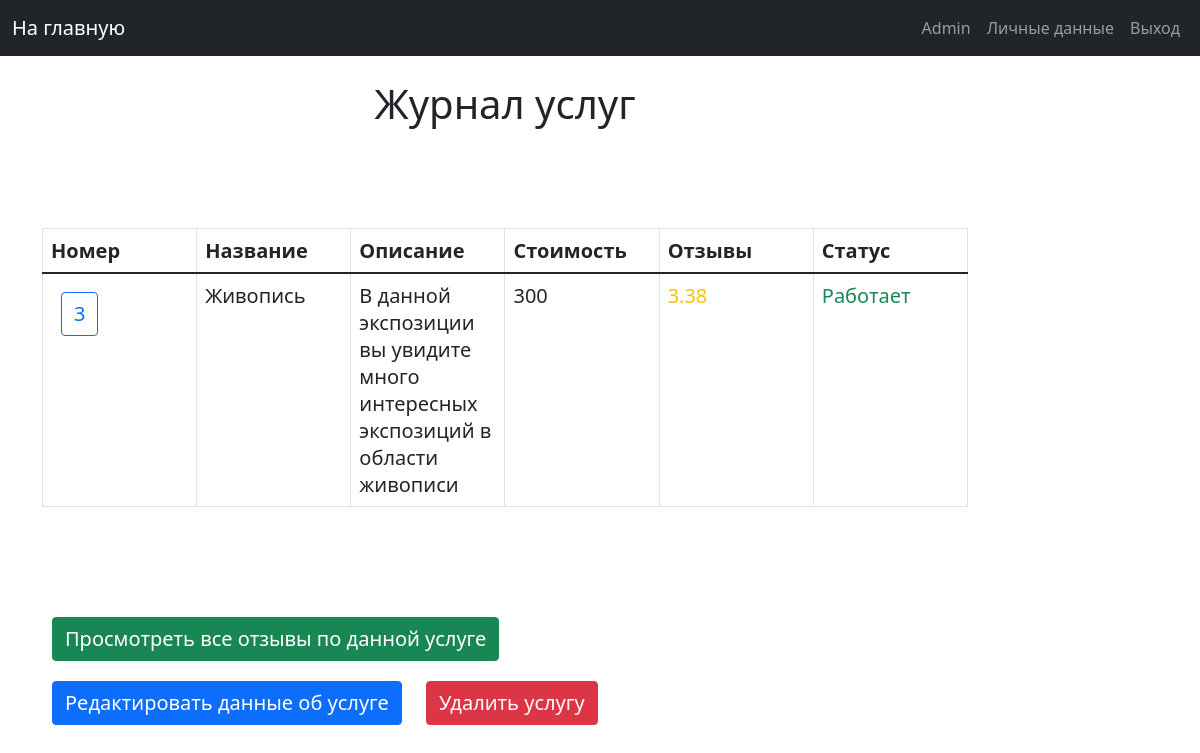
Screenshot of /main_page_admin/service/3 (signed in) with the database file from the repository.
### musem/models.py (models this page shows, shortened)
class Service(models.Model):
    service_id = models.IntegerField(primary_key=True)
    name = models.CharField(max_length=50, default='title')
    description = models.TextField(default='description to service')
    cost = models.FloatField(default=0.0)
    is_activate = models.IntegerField(default=1)
    class Meta:
        verbose_name = "Service"
        verbose_name_plural = "Service in this museum"

### musem/views.py (the view)
# urls.py: path('main_page_admin/service/<int:service_id>', admin_service_description, name="service_description"),
def admin_service_description(request, service_id):
    if not request.user.is_superuser:
        return HttpResponseForbidden()
    head = ["Номер", "Название", "Описание", "Стоимость", "Отзывы", "Статус"]
    table = Service.objects.raw(
        raw_query=f"SELECT ms.service_id, ms.name, ms.description, ms.cost, (SELECT AVG(mark) FROM musem_rating mr "
                  f"WHERE mr.service_id=ms.service_id AND mr.is_activate = 1) as rating FROM musem_service ms "
                  f"WHERE ms.service_id = {service_id}")
    return render(request, 'admin_pages/tables/descriptions/service_description.html', {
        'title_page': 'Журнал услуг',
        'hide_nav_bar': 0,
        'head': head,
        'table': table,
        'enable_all_description': 1,
        'is_rating': list(table)[0].rating is not None,
        'is_administrative_zone': 1
    })

### templates/admin_pages/tables/descriptions/service_description.html
{% extends 'include/base.html' %}
{% load static %}
{% block title %}
    <div class="title_block">
        <h2 class="title">{{ title_page }}</h2>
    </div>
{% endblock title %}
{% block content %}
    <div class="list_button_block">
        {% include 'include/tables/service_table.html' %}
        <div class="extra-functions">
            {% for content_list in table %}
                {% if is_rating %}
                    <a class="btn btn-success text_button"
                       href="{% url 'rating_for_certain_service' service_id=content_list.service_id %}">
                        Просмотреть все отзывы по данной услуге
                    </a>
                {% endif %}
            {% endfor %}
        </div>
        <div class="default_functions">
            {% for content_list in table %}
                <a class="btn btn-primary text_button"
                    href="{% url 'edit_service' service_id=content_list.service_id %}">Редактировать данные об услуге</a>
                <a class="btn btn-danger text_button"
                    href="{% url 'delete_service' service_id=content_list.service_id %}">Удалить услугу</a>
            {% endfor %}
        </div>
    </div>
{% endblock content %}

### templates/include/navbar.html (shortened to what this page needs)
<nav class="navbar navbar-expand-md navbar-dark bg-dark mb-4">
    <div class="container-fluid">
        {% if is_administrative_zone %}
            <a class="navbar-brand" href="{% url "main_page_admin" %}">На главную</a>
        {% else %}
            <a class="navbar-brand" href="{% url "main_page" %}">На главную</a>
        {% endif %}
        <div class="pull-right">
            <ul class="navbar-nav me-auto mb-2 mb-md-0">
                {% if request.user.is_authenticated %}
                    <li class="nav-item">
                        <a class="nav-link" href="{% url 'user_data' %}" tabindex="-1">{{ request.user.first_name }}</a>
                    </li>
                    <li class="nav-item">
                        <a class="nav-link" href="{% url 'user_settings' %}" tabindex="-1">Личные данные</a>
                    </li>
                    <li class="nav-item">
                        <a class="nav-link" href="{% url 'logout' %}" tabindex="-1">Выход</a>
                    </li>
                {% endif %}
            </ul>
        </div>
    </div>
</nav>

### templates/include/tables/service_table.html (shortened to what this page needs)
{% extends 'include/base_table.html' %}
{% load static %}
    {% block table_head %}
        {% for title in head %}
            <th class="text_button">{{ title }}</th>
        {% endfor %}
    {% endblock %}
    {% block table_content %}
        {% for content_list in table %}
            <tr>
                <td>
                    <a href="{% url 'service_description' service_id=content_list.service_id %}"
                       class="btn btn-outline-primary text_button">{{ content_list.service_id }}</a>
                </td>
                <td class="text_button">{{ content_list.name }}</td>
                {% if enable_all_description %}
                    <td class="text_button">{{ content_list.description }}</td>
                {% else %}
                    <td class="text_button">{{ content_list.description|truncatechars:20 }}</td>
                {% endif %}
                <td class="text_button">{{ content_list.cost|floatformat:0 }}</td>
                {% if is_rating %}
                    {% if content_list.rating >= 4 %}
                        <td class="text-success text_button">{{ content_list.rating|floatformat:2 }}</td>
                    {% elif content_list.rating >= 2 %}
                        <td class="text-warning text_button">{{ content_list.rating|floatformat:2 }}</td>
                    {% else %}
                        <td class="text-danger text_button">{{ content_list.rating|floatformat:2 }}</td>
                    {% endif %}
                    {% else %}
                        <td class="text_button">--</td>
                {% endif %}
                {% if enable_all_description %}
                    {% if content_list.is_activate %}
                        <td class="text-success text_button">Работает</td>
                    {% else %}
                        <td class="text-danger text_button">Не работает</td>
                    {% endif %}
                {% endif %}
            </tr>
        {% endfor %}
    {% endblock %}

### static/css/my_styles.css (style rules this page uses)
.title_block { margin-bottom: 100px; }
.title { font-size: 40px; text-align: center; }
.text_button { font-size: 20px; margin: 10px; }
td, th { white-space: normal; word-wrap: break-word; }
.list_button_block { margin-bottom: 50px; }

### rows the page displays
Service: service_id "3", name "Живопись", description "В данной экспозиции вы увидите много интересных экспозиций в области живописи", cost "300", rating "3.38", is_activate "Работает"

### other values shown
{{ request.user.first_name }} "Admin"
{{ title_page }} "Журнал услуг"
{{ title }} "Номер" "Название" "Описание" "Стоимость" "Отзывы" "Статус"
